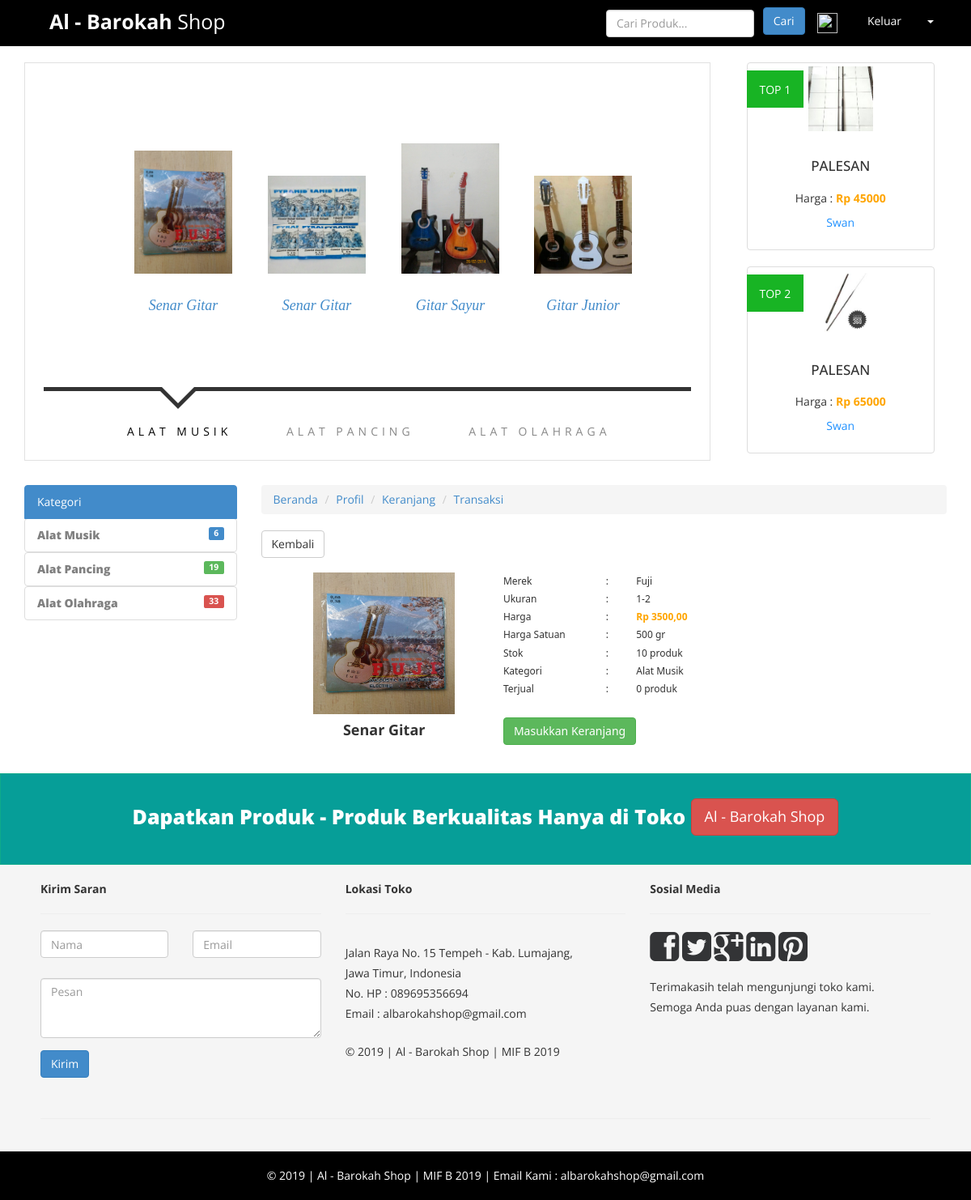
The app's page /beranda_pelanggan/detail_produk/26 with its own data.
### tables this page shows
CREATE TABLE `produk` (
  `id_produk` int(11) NOT NULL,
  `nama_produk` varchar(50) NOT NULL,
  `merek` varchar(30) NOT NULL,
  `ukuran` varchar(10) NOT NULL,
  `harga_produk` int(7) NOT NULL,
  `berat` int(11) NOT NULL,
  `stok_produk` int(5) NOT NULL,
  `kategori` varchar(15) NOT NULL,
  `foto` varchar(100) NOT NULL,
  `terjual` int(11) NOT NULL
);

### application/controllers/Beranda_pelanggan.php (called while the page is built, shortened)
<?php
class Beranda_pelanggan extends CI_Controller {
	public function __construct(){
		$this->load->helper(array('url'));
		$this->load->model('Model_Produk');
		$this->load->model('Model_pelanggan');
		$this->load->model('Model_transaksi');
		$this->load->model('model_edit_profil');
		$this->load->helper('url');
		$this->load->helper('form');
		$this->load->library('form_validation');
		$this->load->library('cart');
	}
	public function detail_produk($id)
	{
			$data = array(
				'data1'=>$this->Model_Produk->get_header_produk_terbaru_alat_musik(),
				'data2'=>$this->Model_Produk->get_header_produk_terbaru_alat_pancing(),
				'data3'=>$this->Model_Produk->get_header_produk_terbaru_alat_olahraga(),
				'data4'=>$this->Model_Produk->get_produk_header_populer());
			$this->load->view('user/header',$data);
			$data = array(
				'data1'=>$this->Model_Produk->get_jumlah_produk_alat_musik(),
				'data2'=>$this->Model_Produk->get_jumlah_produk_alat_pancing(),
				'data3'=>$this->Model_Produk->get_jumlah_produk_alat_olahraga());
			$this->load->view('user/sidebar_kiri',$data);
			$data = array(
				'data'=>$this->Model_Produk->get_detail_produk($id));
			$this->load->view('user/detail_produk',$data);
			$this->load->view('user/footer');
	}
}

### index.php (called while the page is built, shortened)
<?php
require_once BASEPATH.'core/CodeIgniter.php';

### application/models/Model_Produk.php (called while the page is built, shortened)
<?php
class Model_Produk extends CI_Model {
	function get_detail_produk($id){
		$query = $this->db->query("SELECT * FROM produk WHERE id_produk='$id'");
		return $query->result();
	}
	function get_produk_header_populer(){
		$query = $this->db->query("SELECT * FROM produk ORDER BY terjual DESC LIMIT 1,2");
		return $query->result();
	}
	function get_header_produk_terbaru_alat_musik(){
		$query = $this->db->query("SELECT * FROM produk WHERE kategori='Alat Musik' ORDER BY id_produk DESC LIMIT 0,4");
		return $query->result();
	}
}

### application/views/user/detail_produk.php (the view, shortened to what this page needs)
        <div class="col-md-9">
            <div>
                <ol class="breadcrumb">
                    <li><a href="<?= base_url('beranda_pelanggan');?>">Beranda</a></li>
                    <li><a href="<?= base_url('beranda_pelanggan/profil_pelanggan');?>">Profil</a></li>
                    <li><a href="<?= base_url('beranda_pelanggan/keranjang');?>">Keranjang</a></li>
                    <li><a href="<?= base_url('beranda_pelanggan/transaksi');?>">Transaksi</a></li>
                </ol>
            </div>
            <div class="row">
                <?php
                foreach ($data as $row):
                ?>
                <div class="col-md-12 text-center col-sm-6 col-xs-6">
                    <a href="javascript: history.go(-1)" class="btn btn-default" role="button" style="float:left;">Kembali</a>
                        <center>
                        <table border="0" width="100%" style="padding: 5px;border-spacing:5px;border-collapse: separate;">
                            <tr><td width="35%" rowspan="10">
                                    <center>
                                    <img src="<?= base_url('assets/');?>img/images_produk/<?= $row->foto;?>" style="height:175px; width:175px;"><br><h4><b><?= $row->nama_produk;?></b></h4></center>
                                </td>
                            <tr><td width="15%">Merek</td><td width="4%">:</td><td><?= $row->merek;?></td></tr>
                            <tr><td>Ukuran</td><td>:</td><td>
                            <?php
                            if($row->ukuran==''){
                                echo'-';}
                            else{
                                echo $row->ukuran;
                            }; ?></td></tr>
                            <tr><td>Harga</td><td>:</td><td><strong><font color="orange">Rp <?= $row->harga_produk;?>,00</font></strong></td></tr>
                            <tr><td>Harga Satuan</td><td>:</td><td><?= $row->berat;?> gr</td></tr>
                            <tr><td>Stok</td><td>:</td><td><?= $row->stok_produk;?> produk</td></tr>
                            <tr><td>Kategori</td><td>:</td><td><?= $row->kategori;?></td></tr>
                            <tr><td>Terjual</td><td>:</td><td><?= $row->terjual;?> produk</td></tr>
                            <tr><td colspan="3">&nbsp;</td></tr>
                            <tr><td colspan="3">
                                <?php
                    echo form_open('beranda_pelanggan/add');
                    ?>
                    <?php
                    $btn = array(
                        'class' => 'btn btn-success',
                        'value' => 'Masukkan Keranjang',
                        'name' => 'action'
                    );
                    echo form_submit($btn);
                    ?>
                    <?php
                    echo form_close();
                    ?>
                                </td>
                            </tr>
                        </table>
                        </center>
                </div>
                <?php $no++;
                endforeach;?>
            </div>
        </div>
    </div>
</div>

### application/views/user/header.php (shortened to what this page needs)
<!DOCTYPE html>
<html lang="en">
<head>
    <link href="<?= base_url('assets/');?>css/bootstrap.css" rel="stylesheet">
    <link href="<?= base_url('assets/');?>css/font-awesome.min.css" rel="stylesheet" />
    <link href="<?= base_url('assets/');?>ItemSlider/css/main-style.css" rel="stylesheet" />
    <link href="<?= base_url('assets/');?>css/style.css" rel="stylesheet" />
</head>
<body>
    <nav class="navbar navbar-default" role="navigation">
        <div class="container-fluid">
            <div class="navbar-header">
                <a class="navbar-brand" href="<?= base_url('beranda_pelanggan');?>"><strong>Al - Barokah</strong> Shop</a>
            </div>
            <div class="collapse navbar-collapse" id="bs-example-navbar-collapse-1">
                <ul class="nav navbar-nav navbar-right">
                    <li><a href="<?= base_url('beranda_pelanggan/profil_pelanggan');?>"><img src="<?= base_url('assets/');?>img/images_pelanggan/<?= $this->session->userdata('foto');?>" height="25px" width="25px">&nbsp;&nbsp;<?= $this->session->userdata('username');?></a></li>
                    <li><a href="<?= base_url('auth/logout');?>">Keluar</a></li>
                    <li class="dropdown">
                        <a href="#" class="dropdown-toggle" data-toggle="dropdown"> <b class="caret"></b></a>
                    </li>
                </ul>
                <form class="navbar-form navbar-right" role="search" method="post" action="<?= base_url('beranda_pelanggan/pencarian');?>">
                    <div class="form-group">
                        <input type="text" placeholder="Cari Produk..." class="form-control" name="pencarian" value="">
                    </div>
                    <button type="submit" class="btn btn-primary">Cari</button>
                </form>
            </div>
        </div>
    </nav>
    <div class="container">
        <div class="row">
            <div class="col-md-9">
                <div class="main box-border">
                    <div id="mi-slider" class="mi-slider">
                        <ul>
                            <?php
                            foreach ($data1 as $row):
                            ?>
                            <li><a href="<?= base_url('beranda_pelanggan/detail_produk/'.$row->id_produk);?>">
                                <img src="<?= base_url('assets/');?>img/images_produk/<?= $row->foto;?>" alt="Alat_Musik"><h4><?= $row->nama_produk;?></h4>
                            </a></li>
                            <?php $no++;
                            endforeach;?>
                        </ul>
                        <ul>
                        </ul>
                        <ul>
                        </ul>
                        <nav>
                            <a href="#">Alat Musik</a>
                            <a href="#">Alat Pancing</a>
                            <a href="#">Alat Olahraga</a>
                        </nav>
                    </div>
                </div>
                <br />
            </div>
            <div class="col-md-3 text-center">
                <?php
                $no=1;
                foreach ($data4 as $row):
                ?>
                <div class=" col-md-12 col-sm-6 col-xs-6" >
                    <div class="offer-text">
                        <div class="anic">TOP <?php echo $no;?></div>
                    </div>
                    <a href="<?= base_url('beranda/detail_produk/'.$row->id_produk);?>">
                    <div class="thumbnail product-box">
                        <img src="<?= base_url('assets/');?>img/images_produk/<?= $row->foto;?>" alt="" style="height:80px; width:80px;"/>
                        <div class="caption">
                            <h3><?= $row->nama_produk;?></h3>
                            <p>Harga : <strong><font color="orange">Rp <?= $row->harga_produk;?></font></strong></p>
                            <p><font color="DodgerBlue"><?= $row->merek;?></font></p>
                        </div>
                    </div>
                </a>
                </div>
                <?php $no++;
                endforeach;?>
            </div>
        </div>

### assets/ItemSlider/css/main-style.css (style rules this page uses)
.mi-slider { position: relative; margin-top: 30px; height: 490px; }
.mi-slider ul { list-style-type: none; position: absolute; width: 100%; left: 0; bottom: 140px; overflow: hidden; text-align: center; pointer-events: none; }
.mi-slider ul.mi-current { pointer-events: auto; }
.mi-slider ul li { display: inline-block; padding: 20px; width: 20%; max-width: 300px; -webkit-transform: translateX(600%); transform: translateX(600%); -webkit-transition: opacity 0.2s linear; transition: opacity 0.2s linear; }
.mi-slider ul li a, .mi-slider ul li img { display: block; margin: 0 auto; }
.mi-slider ul li a { outline: none; cursor: pointer; }
.mi-slider ul li img { max-width: 100%; border: none; }
.mi-slider ul li h4 { display: inline-block; font-family: Baskerville, "Baskerville Old Face", "Hoefler Text", Garamond, "Times New Roman", serif; font-style: italic; font-weight: 400; font-size: 18px; padding: 20px 10px 0; }
.mi-slider nav { position: relative; top: 400px; text-align: center; max-width: 800px; margin: 0 auto; border-top: 5px solid #333; }
.mi-slider nav a { display: inline-block; text-transform: uppercase; letter-spacing: 5px; padding: 40px 30px 30px 34px; position: relative; color: #888; outline: none; -webkit-transition: color 0.2s linear; transition: color 0.2s linear; }
.mi-slider nav a:hover, .mi-slider nav a.mi-selected { color: #000; }
.mi-slider nav a.mi-selected:after, .mi-slider nav a.mi-selected:before { content: ''; position: absolute; top: -5px; border: solid transparent; height: 0; width: 0; position: absolute; pointer-events: none; }
.mi-slider nav a.mi-selected:after { border-color: transparent; border-top-color: #fff; border-width: 20px; left: 50%; margin-left: -20px; }
.mi-slider nav a.mi-selected:before { border-color: transparent; border-top-color: #333; border-width: 27px; left: 50%; margin-left: -27px; }
.mi-slider ul:first-child li, .no-js .mi-slider ul li { -webkit-animation: scaleUp 350ms ease-in-out both; animation: scaleUp 350ms ease-in-out both; }
.mi-slider ul:first-child li:first-child { -webkit-animation-delay: 90ms; animation-delay: 90ms; }
.mi-slider ul:first-child li:nth-child(2) { -webkit-animation-delay: 180ms; animation-delay: 180ms; }
.mi-slider ul:first-child li:nth-child(3) { -webkit-animation-delay: 270ms; animation-delay: 270ms; }
.mi-slider ul:first-child li:nth-child(4) { -webkit-animation-delay: 360ms; animation-delay: 360ms; }
.mi-slider { -webkit-touch-callout: none; -webkit-user-select: none; -khtml-user-select: none; -moz-user-select: none; -ms-user-select: none; user-select: none; }

### assets/css/style.css (style rules this page uses)
.text-center { text-align:center; }
h1, h2, h3, h4, h5, h6 { font-family:'Open Sans', sans-serif; }
.navbar-brand { font-size: 25px; padding: 15px 80px 15px 60px; }
.navbar-default .navbar-brand { color: #000000; }
.navbar-default { background-color: #000000; border-color: #000000; }
.navbar { border-radius: 0px; }
.navbar-default .navbar-nav > li > a { color: #FFF; }
.navbar-default .navbar-brand { color: #FFFFFF; }
.row { margin-bottom:10px; }
.btn { margin-bottom:5px; }
.box-border { border:1px solid #e1e1e1; }
.mi-slider { margin-top: 0px; }
.offer-text { position: absolute; color: #FFF; padding: 14px 16px 12px 16px; margin-top: 10px; background-color:#18b424; }
h3 { margin: 25px auto 20px; text-align: center; text-transform: uppercase; font-size: 17px; }
table { margin: auto; font-family: "Lucida Sans Unicode", "Lucida Grande", "Segoe Ui"; font-size: 12px; }

### application/views/user/header.php (style rules this page uses)
.anic { -webkit-animation: fade-in 0.27s linear infinite alternate; -moz-animation: fade-in 0.27s linear infinite alternate; animation: fade-in 0.27s linear infinite alternate; }

### records on screen
produk: foto (picture), nama_produk "Senar Gitar", merek "Fuji", ukuran "1-2", harga_produk "3500", berat "500", stok_produk "10", kategori "Alat Musik", terjual "0"
produk: foto (picture), nama_produk "Senar Gitar"
produk: foto (picture), nama_produk "Gitar Sayur"
produk: foto (picture), nama_produk "Gitar Junior"
produk: foto (picture), nama_produk "PALESAN", harga_produk "45000", merek "Swan"
produk: foto (picture), nama_produk "PALESAN", harga_produk "65000", merek "Swan"

### other values on screen
$row->total "6"
$row->total "19"
$row->total "33"
